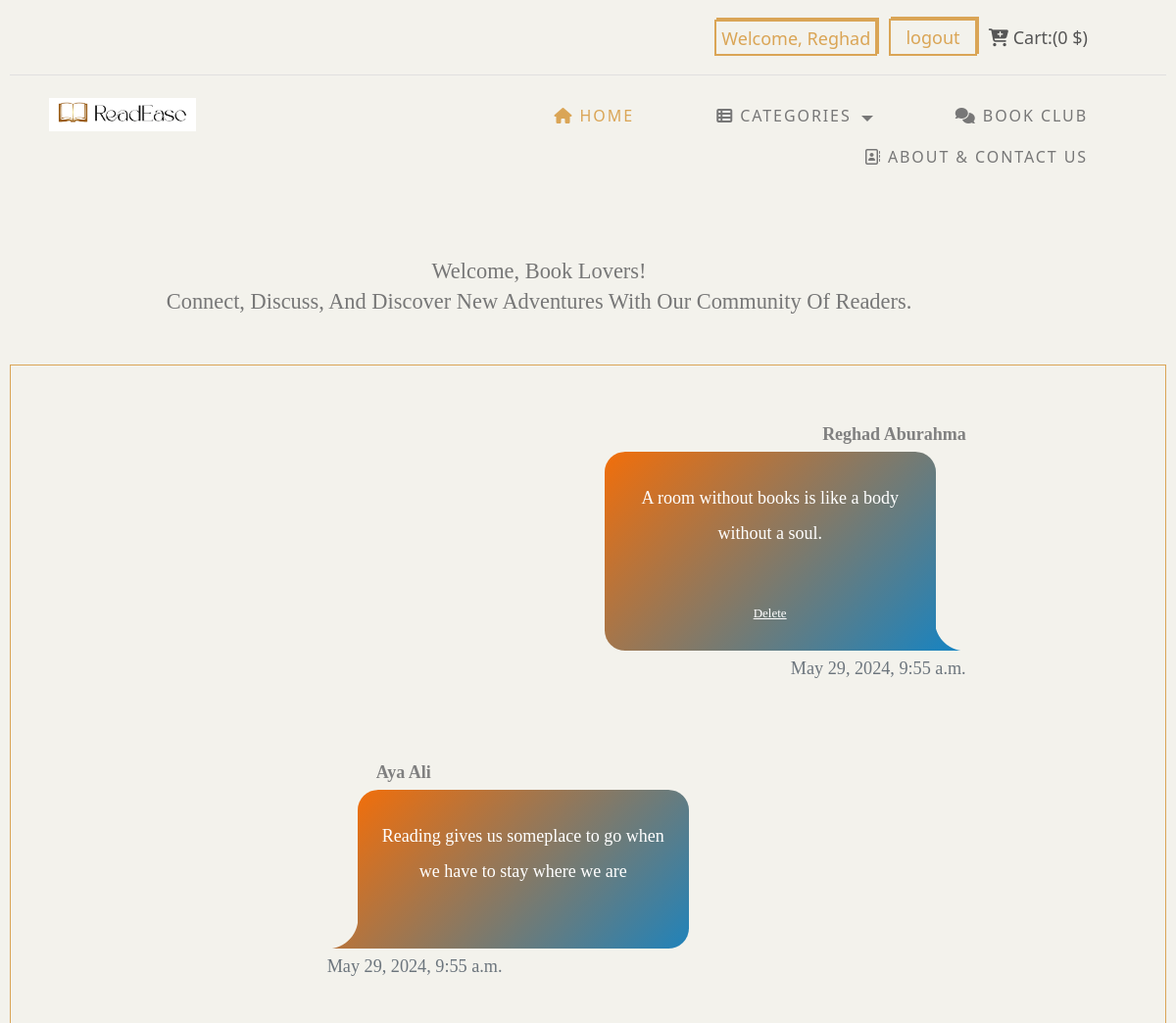
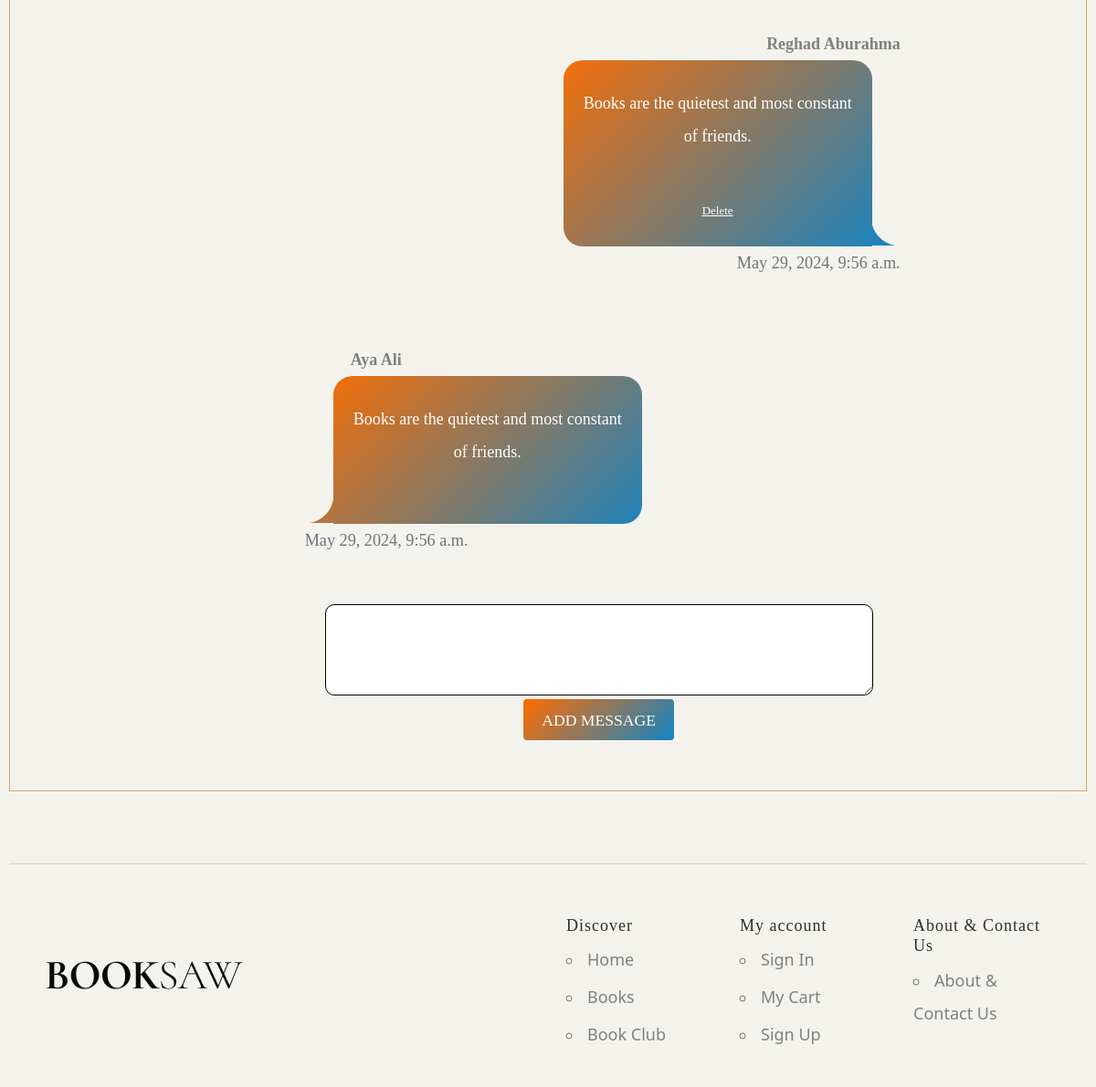
Page /wall (signed in) on the earlier database version (2 pictures, top to bottom).
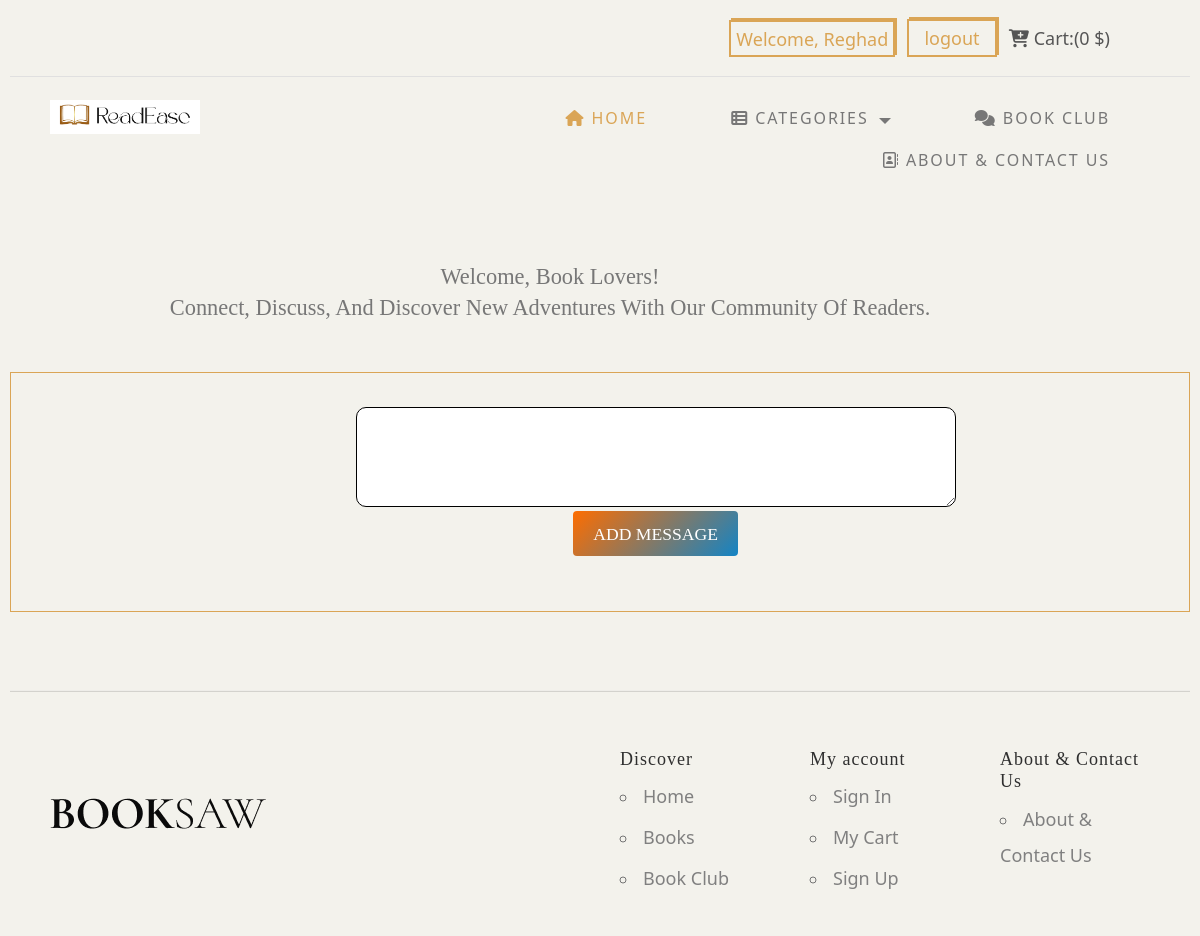
Same page on the later database version.
### store_app/models.py (models this page shows)
class Post(models.Model):
    message = models.TextField()
    created_at = models.DateTimeField(auto_now_add=True)
    updated_at = models.DateTimeField(auto_now=True)
    user = models.ForeignKey(User, related_name='posts', on_delete=models.CASCADE)
    objects = PostManager()

class User(models.Model):
    first_name = models.CharField(max_length=45)
    last_name = models.CharField(max_length=45)
    email = models.CharField(max_length=128)
    password = models.CharField(max_length=64)
    birthday = models.DateField(null=True)
    gender = models.CharField(max_length=7)
    phone = models.CharField(max_length=30,default='')
    address = models.CharField(max_length=255,default='')
    created_at = models.DateTimeField(auto_now_add=True)
    updated_at = models.DateTimeField(auto_now=True)
    objects = UserManager()

### store_app/views.py (the view)
# urls.py: path('wall',views.main_wall,name='wall'),
def main_wall(request):
    if not 'userID' in request.session:
        messages.error(request,'You need to regiester or login',extra_tags='invalid_accuess')
        return redirect('/login')
    if not 'orderID' in  request.session :
        order = ''
    else:
        order = Order.objects.get(id=int(request.session['orderID']))
    data={
        "user":User.objects.get(id=request.session['userID']),
        "posts":Post.objects.all().order_by('-updated_at'),
        "total":get_total_order(order),
    }
    return render(request,'new_wall.html',data)

### store_app/views.py (called while the page is built)
def get_total_order(order):
    total = 0
    if(order == ''):
        return 0
    for book in order.books.all():
        total = total + book.price
    return math.floor(total * 100)/100.0

### store_app/templates/new_wall.html (shortened to what the changed rows need)
<!DOCTYPE html>
<html lang="en">
<head>
  <link href="https://cdn.jsdelivr.net/npm/bootstrap@5.0.2/dist/css/bootstrap.min.css" rel="stylesheet"
>
  {% load static %}
  <link rel="stylesheet" href="{% static 'css/wall_page_style.css' %}">
  <link rel="stylesheet" type="text/css" href="{% static 'css/normalize.css' %}">
  <link rel="stylesheet" type="text/css" href="{% static 'css/vendor.css'%}">
  <link rel="stylesheet" type="text/css" href="{% static 'css/style1.css'%}">
  <link rel="stylesheet" href="https://cdnjs.cloudflare.com/ajax/libs/font-awesome/6.5.2/css/all.min.css">
</head>
<body>
    <div id="header-wrap">
  <div class="wallcontainer mt-5" style=" padding-left: 110px;">
    {% for post in posts reversed %}
    <div class="row justify-content-center mt-4">
      <div class="col-md-8">
        <div>
          <div class="card m-1">
            <div class="card-body p-1 h-100">
              <div class="message-container {% if post.user.id == user.id %}right{% else %}left{% endif %}">
                <p class="username">{{ post.user.first_name }} {{ post.user.last_name }}</p>
                <div class="bubble {% if post.user.id == user.id %}right{% else %}left{% endif %}">
                  <p id="text-msg" class="mt-2">{{ post.message }}</p>
                  {% if post.user.id == user.id %}
                  <a id="delete-msg" class="delete-link mt-2" href="/deletePost/{{ post.id }}">Delete</a>
                  {% endif %}
                </div>
                <span class="text-muted small">{{ post.updated_at }}</span>
              </div>
            </div>
          </div>
        </div>
      </div>
    </div>
    {% endfor %}
  </div>
</body>
</html>

Differences in the rows shown:
removed Post: user.first_name "Reghad", user.last_name "Aburahma", message "A room without books is like a body without a soul.", updated_at "May 29, 2024, 9:55 a.m."
removed Post: user.first_name "Aya", user.last_name "Ali", message "Reading gives us someplace to go when we have to stay where we are", updated_at "May 29, 2024, 9:55 a.m."
removed Post: user.first_name "Reghad", user.last_name "Aburahma", message "Books are the quietest and most constant of friends.", updated_at "May 29, 2024, 9:56 a.m."
removed Post: user.first_name "Aya", user.last_name "Ali", message "Books are the quietest and most constant of friends.", updated_at "May 29, 2024, 9:56 a.m."
